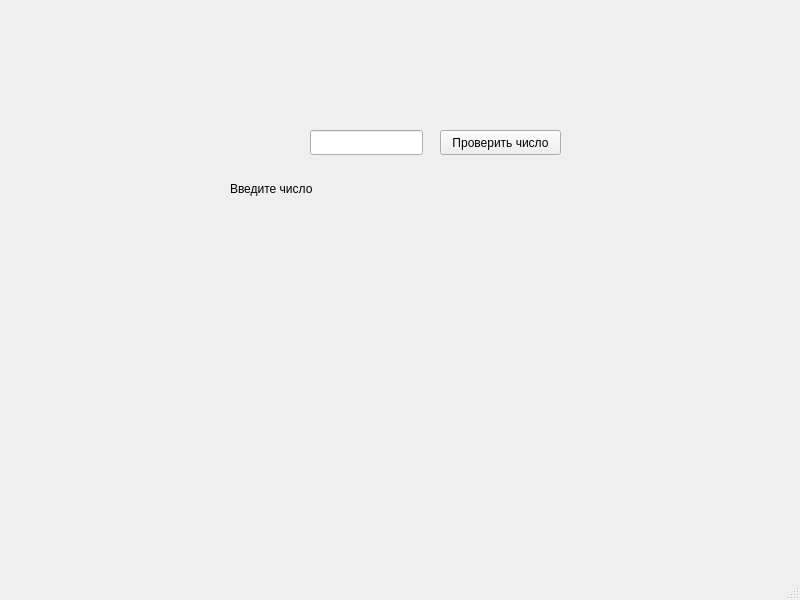
<?xml version="1.0" encoding="UTF-8"?>
<ui version="4.0">
 <class>MainWindow</class>
 <widget class="QMainWindow" name="MainWindow">
  <property name="geometry">
   <rect>
    <x>0</x>
    <y>0</y>
    <width>800</width>
    <height>600</height>
   </rect>
  </property>
  <property name="windowTitle">
   <string>MainWindow</string>
  </property>
  <widget class="QWidget" name="centralwidget">
   <widget class="QLineEdit" name="lineEdit">
    <property name="geometry">
     <rect>
      <x>310</x>
      <y>130</y>
      <width>113</width>
      <height>25</height>
     </rect>
    </property>
   </widget>
   <widget class="QLabel" name="label">
    <property name="geometry">
     <rect>
      <x>230</x>
      <y>180</y>
      <width>291</width>
      <height>17</height>
     </rect>
    </property>
    <property name="text">
     <string>Введите число</string>
    </property>
   </widget>
   <widget class="QPushButton" name="pushButton">
    <property name="geometry">
     <rect>
      <x>440</x>
      <y>130</y>
      <width>121</width>
      <height>25</height>
     </rect>
    </property>
    <property name="text">
     <string>Проверить число</string>
    </property>
   </widget>
  </widget>
  <widget class="QMenuBar" name="menubar">
   <property name="geometry">
    <rect>
     <x>0</x>
     <y>0</y>
     <width>800</width>
     <height>22</height>
    </rect>
   </property>
  </widget>
  <widget class="QStatusBar" name="statusbar"/>
 </widget>
 <resources/>
 <connections/>
</ui>
